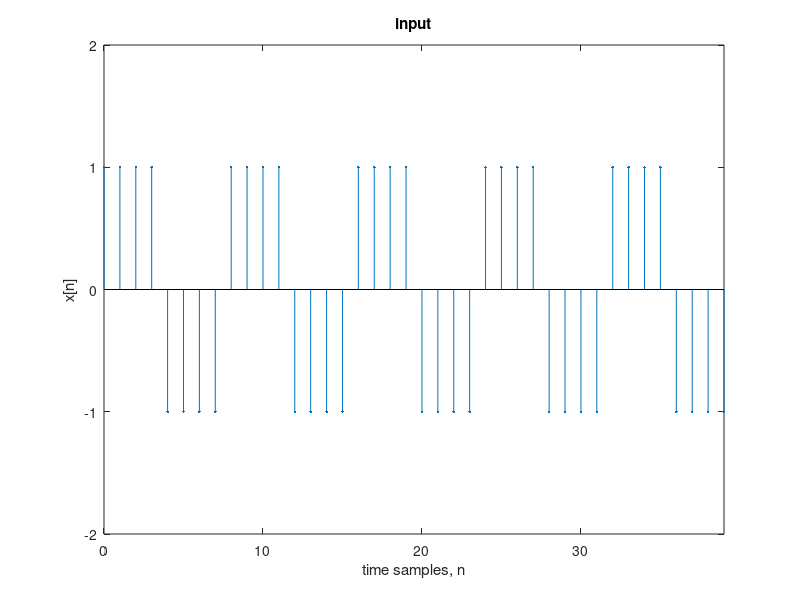
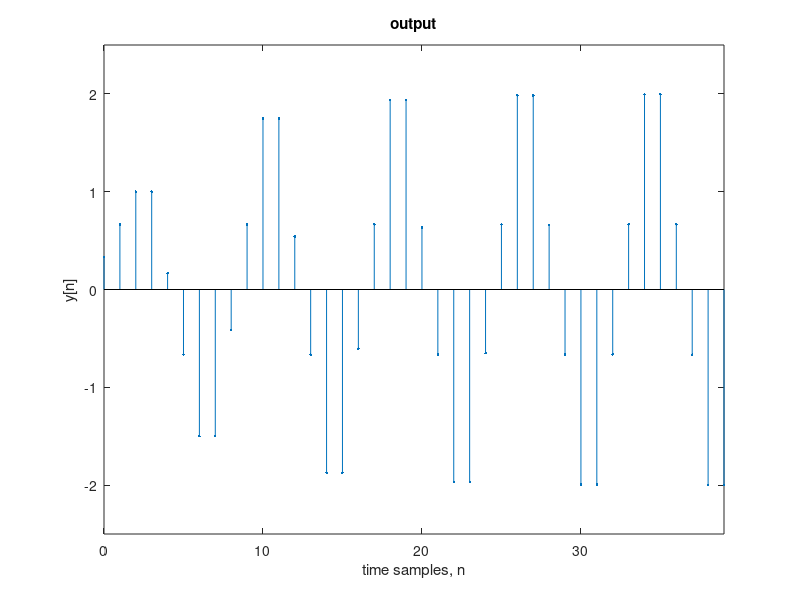

Source code (MATLAB) for these figures, in order:
x = [1 1 1 1 -1 -1 -1 -1 1 1 1 1 -1 -1 -1 -1 1 1 1 1 -1 -1 -1 -1 1 1 1 1 -1 -1 -1 -1 1 1 1 1 -1 -1 -1 -1];
figure(1);
stem(0:1:39,x,"Marker",".");
axis([0 39 -2 2]);
title("input");
ylabel("x[n]");
xlabel("time samples, n");
figure(2);
b = [1 1 1];
a = [1 0 0 0 0.5];
y = filter(b,a,x.*(1/3));
figure(2);
stem(0:1:39,y,"Marker",".");
axis([0 39 -2.5 2.5]);
title("output");
ylabel("y[n]");
xlabel("time samples, n");